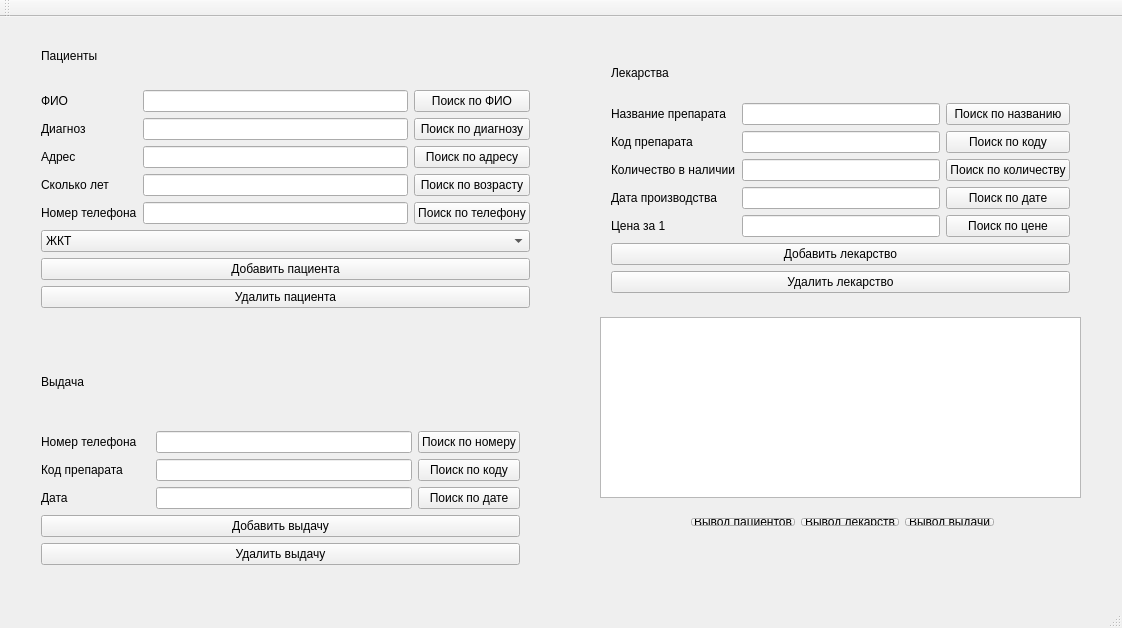
<?xml version="1.0" encoding="UTF-8"?>
<ui version="4.0">
 <class>MainWindow</class>
 <widget class="QMainWindow" name="MainWindow">
  <property name="geometry">
   <rect>
    <x>0</x>
    <y>0</y>
    <width>1122</width>
    <height>628</height>
   </rect>
  </property>
  <property name="windowTitle">
   <string>MainWindow</string>
  </property>
  <widget class="QWidget" name="centralWidget">
   <widget class="QWidget" name="layoutWidget_2">
    <property name="geometry">
     <rect>
      <x>30</x>
      <y>0</y>
      <width>511</width>
      <height>302</height>
     </rect>
    </property>
    <layout class="QGridLayout" name="gridLayout">
     <item row="4" column="1">
      <widget class="QLabel" name="label">
       <property name="text">
        <string>Пациенты</string>
       </property>
      </widget>
     </item>
     <item row="9" column="1">
      <widget class="QPushButton" name="add_patient">
       <property name="text">
        <string>Добавить пациента</string>
       </property>
      </widget>
     </item>
     <item row="10" column="1">
      <widget class="QPushButton" name="delete_patient">
       <property name="text">
        <string>Удалить пациента</string>
       </property>
      </widget>
     </item>
     <item row="5" column="1">
      <layout class="QHBoxLayout" name="horizontalLayout">
       <item>
        <layout class="QVBoxLayout" name="verticalLayout">
         <item>
          <widget class="QLabel" name="label_3">
           <property name="text">
            <string>ФИО</string>
           </property>
          </widget>
         </item>
         <item>
          <widget class="QLabel" name="label_4">
           <property name="text">
            <string>Диагноз</string>
           </property>
          </widget>
         </item>
         <item>
          <widget class="QLabel" name="label_6">
           <property name="text">
            <string>Адрес</string>
           </property>
          </widget>
         </item>
         <item>
          <widget class="QLabel" name="label_7">
           <property name="text">
            <string>Сколько лет</string>
           </property>
          </widget>
         </item>
         <item>
          <widget class="QLabel" name="label_5">
           <property name="text">
            <string>Номер телефона</string>
           </property>
          </widget>
         </item>
        </layout>
       </item>
       <item>
        <layout class="QVBoxLayout" name="verticalLayout_2">
         <item>
          <widget class="QLineEdit" name="FNS_line"/>
         </item>
         <item>
          <widget class="QLineEdit" name="diagnosis_line"/>
         </item>
         <item>
          <widget class="QLineEdit" name="address_line"/>
         </item>
         <item>
          <widget class="QLineEdit" name="years_line"/>
         </item>
         <item>
          <widget class="QLineEdit" name="telephone_line"/>
         </item>
        </layout>
       </item>
       <item>
        <layout class="QVBoxLayout" name="verticalLayout_9">
         <item>
          <widget class="QPushButton" name="find_FNS">
           <property name="text">
            <string>Поиск по ФИО</string>
           </property>
          </widget>
         </item>
         <item>
          <widget class="QPushButton" name="find_diagnosis">
           <property name="text">
            <string>Поиск по диагнозу</string>
           </property>
          </widget>
         </item>
         <item>
          <widget class="QPushButton" name="find_address">
           <property name="text">
            <string>Поиск по адресу</string>
           </property>
          </widget>
         </item>
         <item>
          <widget class="QPushButton" name="find_years">
           <property name="text">
            <string>Поиск по возрасту</string>
           </property>
          </widget>
         </item>
         <item>
          <widget class="QPushButton" name="find_tel">
           <property name="text">
            <string>Поиск по телефону</string>
           </property>
          </widget>
         </item>
        </layout>
       </item>
      </layout>
     </item>
     <item row="8" column="1">
      <widget class="QComboBox" name="department">
       <item>
        <property name="text">
         <string>ЖКТ</string>
        </property>
       </item>
       <item>
        <property name="text">
         <string>Травмы</string>
        </property>
       </item>
       <item>
        <property name="text">
         <string>Хирургия</string>
        </property>
       </item>
       <item>
        <property name="text">
         <string>Психиатрия</string>
        </property>
       </item>
       <item>
        <property name="text">
         <string>Кардио-центр</string>
        </property>
       </item>
      </widget>
     </item>
    </layout>
   </widget>
   <widget class="QTableView" name="tableView">
    <property name="geometry">
     <rect>
      <x>600</x>
      <y>300</y>
      <width>481</width>
      <height>181</height>
     </rect>
    </property>
   </widget>
   <widget class="QWidget" name="layoutWidget">
    <property name="geometry">
     <rect>
      <x>600</x>
      <y>20</y>
      <width>481</width>
      <height>267</height>
     </rect>
    </property>
    <layout class="QVBoxLayout" name="verticalLayout_5">
     <item>
      <widget class="QLabel" name="label_2">
       <property name="text">
        <string>Лекарства</string>
       </property>
      </widget>
     </item>
     <item>
      <layout class="QHBoxLayout" name="horizontalLayout_2">
       <item>
        <layout class="QVBoxLayout" name="verticalLayout_3">
         <item>
          <widget class="QLabel" name="label_8">
           <property name="text">
            <string>Название препарата</string>
           </property>
          </widget>
         </item>
         <item>
          <widget class="QLabel" name="label_9">
           <property name="text">
            <string>Код препарата</string>
           </property>
          </widget>
         </item>
         <item>
          <widget class="QLabel" name="label_10">
           <property name="text">
            <string>Количество в наличии</string>
           </property>
          </widget>
         </item>
         <item>
          <widget class="QLabel" name="label_11">
           <property name="text">
            <string>Дата производства</string>
           </property>
          </widget>
         </item>
         <item>
          <widget class="QLabel" name="label_18">
           <property name="text">
            <string>Цена за 1</string>
           </property>
          </widget>
         </item>
        </layout>
       </item>
       <item>
        <layout class="QVBoxLayout" name="verticalLayout_4">
         <item>
          <widget class="QLineEdit" name="title_line"/>
         </item>
         <item>
          <widget class="QLineEdit" name="code_drug_line"/>
         </item>
         <item>
          <widget class="QLineEdit" name="count_line"/>
         </item>
         <item>
          <widget class="QLineEdit" name="date_line"/>
         </item>
         <item>
          <widget class="QLineEdit" name="cost_line"/>
         </item>
        </layout>
       </item>
       <item>
        <layout class="QVBoxLayout" name="verticalLayout_10">
         <item>
          <widget class="QPushButton" name="find_title">
           <property name="text">
            <string>Поиск по названию</string>
           </property>
          </widget>
         </item>
         <item>
          <widget class="QPushButton" name="find_code">
           <property name="text">
            <string>Поиск по коду</string>
           </property>
          </widget>
         </item>
         <item>
          <widget class="QPushButton" name="find_count">
           <property name="text">
            <string>Поиск по количеству</string>
           </property>
          </widget>
         </item>
         <item>
          <widget class="QPushButton" name="find_date">
           <property name="text">
            <string>Поиск по дате</string>
           </property>
          </widget>
         </item>
         <item>
          <widget class="QPushButton" name="find_cost">
           <property name="text">
            <string>Поиск по цене</string>
           </property>
          </widget>
         </item>
        </layout>
       </item>
      </layout>
     </item>
     <item>
      <widget class="QPushButton" name="add_drug">
       <property name="text">
        <string>Добавить лекарство</string>
       </property>
      </widget>
     </item>
     <item>
      <widget class="QPushButton" name="delete_drug">
       <property name="text">
        <string>Удалить лекарство</string>
       </property>
      </widget>
     </item>
    </layout>
   </widget>
   <widget class="QWidget" name="layoutWidget">
    <property name="geometry">
     <rect>
      <x>30</x>
      <y>310</y>
      <width>501</width>
      <height>249</height>
     </rect>
    </property>
    <layout class="QVBoxLayout" name="verticalLayout_8">
     <item>
      <widget class="QLabel" name="label_16">
       <property name="text">
        <string>Выдача</string>
       </property>
      </widget>
     </item>
     <item>
      <layout class="QHBoxLayout" name="horizontalLayout_3">
       <item>
        <layout class="QVBoxLayout" name="verticalLayout_7">
         <item>
          <widget class="QLabel" name="label_12">
           <property name="text">
            <string>Номер телефона</string>
           </property>
          </widget>
         </item>
         <item>
          <widget class="QLabel" name="label_15">
           <property name="text">
            <string>Код препарата</string>
           </property>
          </widget>
         </item>
         <item>
          <widget class="QLabel" name="label_14">
           <property name="text">
            <string>Дата</string>
           </property>
          </widget>
         </item>
        </layout>
       </item>
       <item>
        <widget class="QLabel" name="label_13">
         <property name="text">
          <string/>
         </property>
        </widget>
       </item>
       <item>
        <layout class="QVBoxLayout" name="verticalLayout_6">
         <item>
          <widget class="QLineEdit" name="tel_disp_line"/>
         </item>
         <item>
          <widget class="QLineEdit" name="code_drug_disp_line"/>
         </item>
         <item>
          <widget class="QLineEdit" name="date_disp_line"/>
         </item>
        </layout>
       </item>
       <item>
        <layout class="QVBoxLayout" name="verticalLayout_11">
         <item>
          <widget class="QPushButton" name="find_tel_disp">
           <property name="text">
            <string>Поиск по номеру</string>
           </property>
          </widget>
         </item>
         <item>
          <widget class="QPushButton" name="find_code_disp">
           <property name="text">
            <string>Поиск по коду</string>
           </property>
          </widget>
         </item>
         <item>
          <widget class="QPushButton" name="find_date_disp">
           <property name="text">
            <string>Поиск по дате</string>
           </property>
          </widget>
         </item>
        </layout>
       </item>
      </layout>
     </item>
     <item>
      <widget class="QPushButton" name="add_disp">
       <property name="text">
        <string>Добавить выдачу</string>
       </property>
      </widget>
     </item>
     <item>
      <widget class="QPushButton" name="delete_dispens">
       <property name="text">
        <string>Удалить выдачу</string>
       </property>
      </widget>
     </item>
    </layout>
   </widget>
   <widget class="QWidget" name="layoutWidget">
    <property name="geometry">
     <rect>
      <x>680</x>
      <y>490</y>
      <width>325</width>
      <height>30</height>
     </rect>
    </property>
    <layout class="QHBoxLayout" name="horizontalLayout_4">
     <item>
      <widget class="QPushButton" name="show_patients">
       <property name="text">
        <string>Вывод пациентов</string>
       </property>
      </widget>
     </item>
     <item>
      <widget class="QPushButton" name="show_drugs">
       <property name="text">
        <string>Вывод лекарств</string>
       </property>
      </widget>
     </item>
     <item>
      <widget class="QPushButton" name="show_dispensing">
       <property name="text">
        <string>Вывод выдачи</string>
       </property>
      </widget>
     </item>
    </layout>
   </widget>
  </widget>
  <widget class="QMenuBar" name="menuBar">
   <property name="geometry">
    <rect>
     <x>0</x>
     <y>0</y>
     <width>1122</width>
     <height>26</height>
    </rect>
   </property>
  </widget>
  <widget class="QToolBar" name="mainToolBar">
   <attribute name="toolBarArea">
    <enum>TopToolBarArea</enum>
   </attribute>
   <attribute name="toolBarBreak">
    <bool>false</bool>
   </attribute>
  </widget>
  <widget class="QStatusBar" name="statusBar"/>
 </widget>
 <layoutdefault spacing="6" margin="11"/>
 <resources/>
 <connections/>
</ui>
